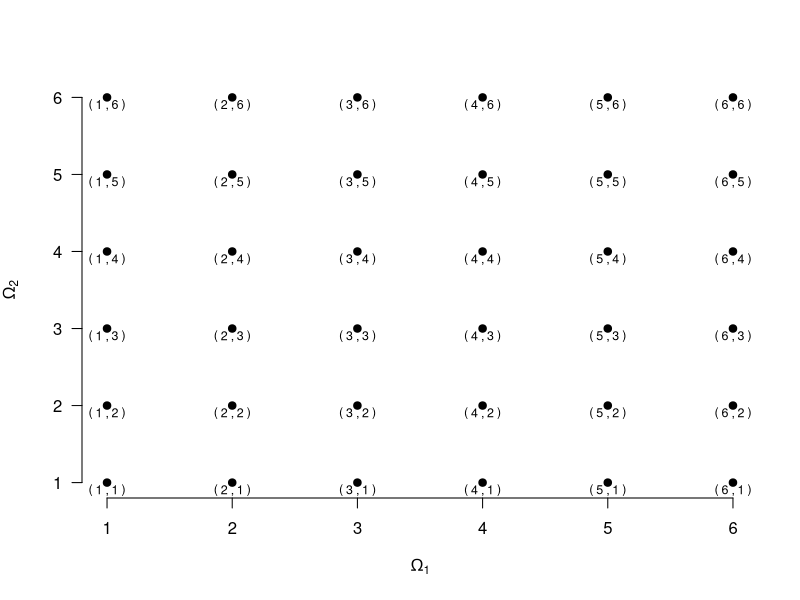
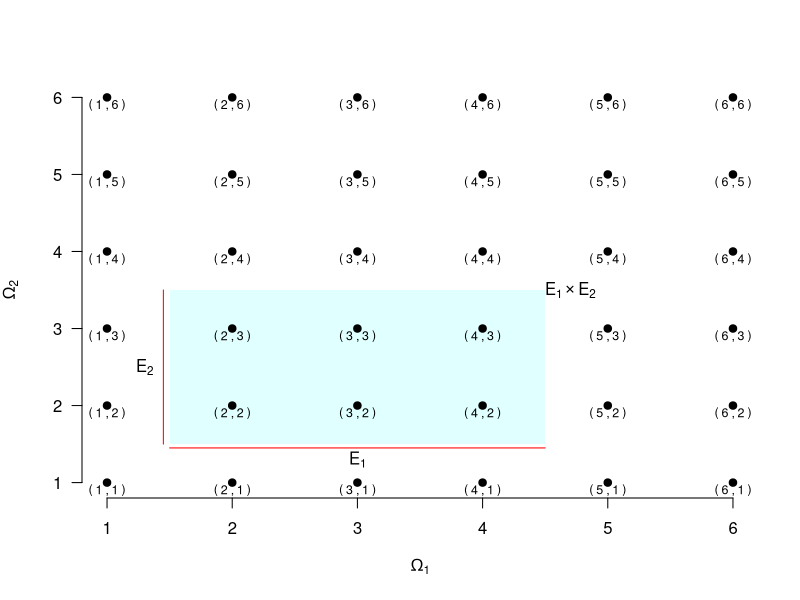
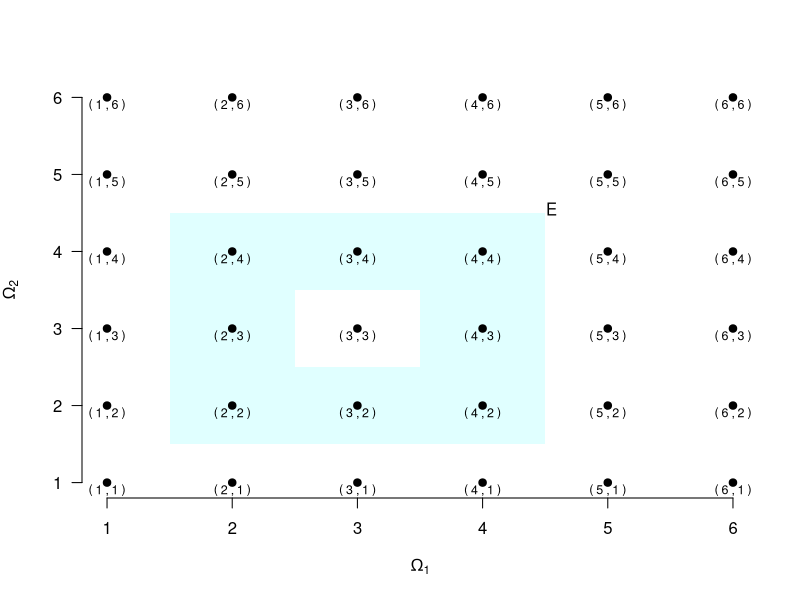

The R script that drew these images, in order:
# TODO: Add comment
# 
# Author: ortellic
###############################################################################

a <- expand.grid(1:6,1:6)
pdf(file="grafici/esitiEsperimentoStat.pdf")
plot(a,axes=FALSE,pch=19,xlab=expression(Omega[1]),
		ylab=expression(Omega[2]))
 Axis(at=1:6,labels=1:6,side=2,las=1)
 Axis(at=1:6,labels=1:6,side=1)

for (i in 1:6) {
	for (j in 1:6) {
		text(i,j-0.1,labels=paste("(",i,",",j,")"),cex=0.75)
	}
}

dev.off()


## secondo grafico


a <- expand.grid(1:6,1:6)
xPol=c(1.5,1.5,4.5,4.5)
yPol=c(1.5,3.5,3.5,1.5)
pdf(file="grafici/prodottoCartesianoEventi.pdf")
plot(a,axes=FALSE,pch=19,xlab=expression(Omega[1]),
		ylab=expression(Omega[2]),
		panel.first=polygon(xPol,yPol,col="lightcyan",border = NA))

Axis(at=1:6,labels=1:6,side=2,las=1)
Axis(at=1:6,labels=1:6,side=1)

for (i in 1:6) {
	for (j in 1:6) {
		text(i,j-0.1,labels=paste("(",i,",",j,")"),cex=0.75)
	}
}

lines(c(1.45,1.45),c(1.5,3.5),col="red")
lines(c(1.5,4.5),c(1.45,1.45),col="red")

text(1.3,2.5,label=expression(E[2]))

text(3,1.3,label=expression(E[1]))

text(4.7,3.5,label=expression(E[1] %*% E[2]))
dev.off()



## terzo grafico
pdf(file="grafici/eventoGenerico.pdf")
a <- expand.grid(1:6,1:6)
xPol=c(1.5,1.5,4.5,4.5,2.5,2.5,4.5,4.5,3.5,3.5,2.5,2.5)
yPol=c(1.5,4.5,4.5,3.5,3.5,1.5,1.5,3.5,3.5,2.5,2.5,1.5)

plot(a,axes=FALSE,pch=19,xlab=expression(Omega[1]),
		ylab=expression(Omega[2]),
		panel.first=polygon(xPol,yPol,col="lightcyan",border = NA))

Axis(at=1:6,labels=1:6,side=2,las=1)
Axis(at=1:6,labels=1:6,side=1)

for (i in 1:6) {
	for (j in 1:6) {
		text(i,j-0.1,labels=paste("(",i,",",j,")"),cex=0.75)
	}
}
text(4.55,4.55,label=expression(E))

dev.off()

